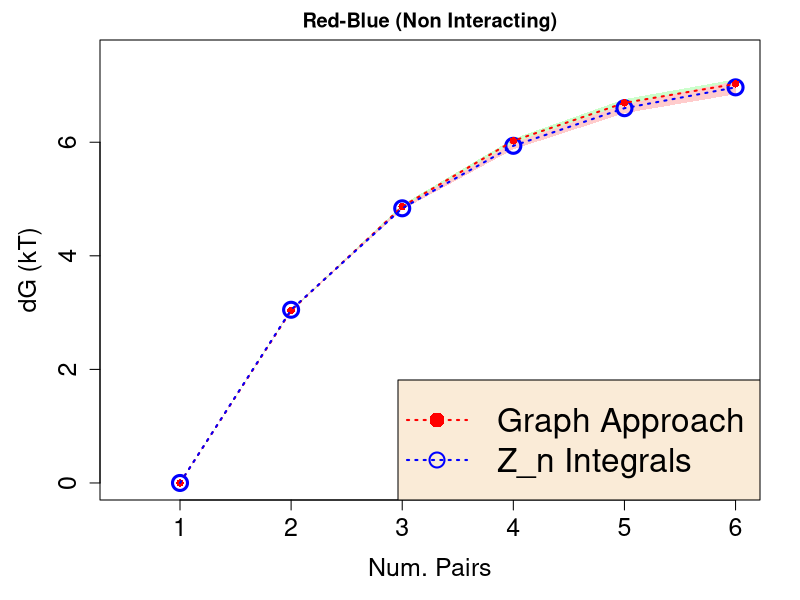

Write R code to recreate this figure.
full <- read.table('FE_full.txt')
graph <- read.table('FE_graph_10.txt')
ZPE <- full$V1[1]
GV1 <- c(ZPE,graph$V1+full$V1[-length(full$V1)])
GV2 <- c(ZPE,graph$V2+full$V2[-length(full$V1)])
GV3 <- c(ZPE,graph$V3+full$V3[-length(full$V1)])
pdf('Red-Blue_Non-interacting2.pdf')
par(mar = c(5, 5, 2, 2))

plot(-5,-5,xlim=c(0.5,6),ylim=c(0,7.5),type='l',ylab="dG (kT)",xlab="Num. Pairs",cex.lab=1.5,cex.axis=1.5,main="Red-Blue (Non Interacting)")
polygon(c(seq(1,6,1),rev(seq(1,6,1))),c(c(GV2-GV2[1]),rev(c(GV3-GV3[1]))),col=rgb(0.8,1,0.8),lty=3,border=FALSE)
polygon(c(seq(1,6,1),rev(seq(1,6,1))),c(c(full$V2-full$V2[1]),rev(c(full$V3-full$V3[1]))),col=rgb(1,0.8,0.8),lty=3,border=FALSE)
points(seq(1,6,1),c(full$V1-full$V1[1]),xlim=c(0,12),pch=1,cex=2,col="blue",lwd=3)
points(seq(1,6,1),c(GV1-GV1[1]),xlim=c(0,12),pch=16,cex=1,lwd=3,col="red")
lines(seq(1,6,1),c(GV1-GV1[1]),lty=3,col="red",lwd=2)
lines(seq(1,6,1),c(full$V1-full$V1[1]),col="blue",lty=3,lwd=2)
legend("bottomright",legend=c('Graph Approach','Z_n Integrals'),cex=2,bg="antiquewhite",pch=c(16,1),col=c('red','blue'),lwd=c(2,2),lty=c(3,3))

dev.off()
